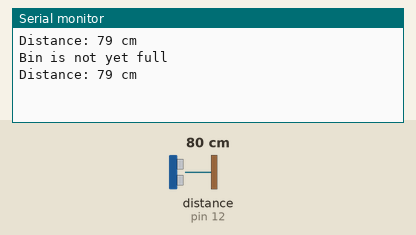
Bench run of a sketch on a simulated Arduino Uno, built with avr-gcc and run on an emulated ATmega328P. Parts: the last lines printed to the serial monitor. Wiring (inferred from the names in the program): ultrasonic range finder: trigger pin 13; echo pin 12. The inputs (shaded band) are chosen by the test bench; at power-on: distance to the obstacle (sensor on pin 12) 80 cm. The echo pulse lasts 58.3 µs per cm.

Above: at 2.8 s.
2.9 s: distance to the obstacle (sensor on pin 12) set to 2 cm
At 5.0 s:
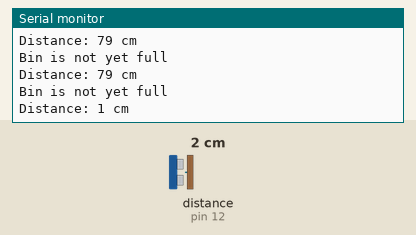
8.9 s: distance to the obstacle (sensor on pin 12) set to 4 cm
At 10.8 s:
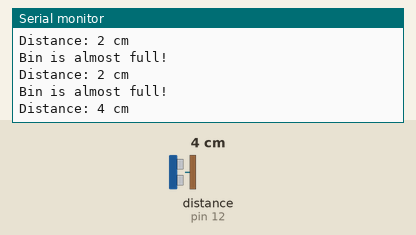
Timing chart, 0 to 12.3 s (numbered marks = the images above; inputs shaded):
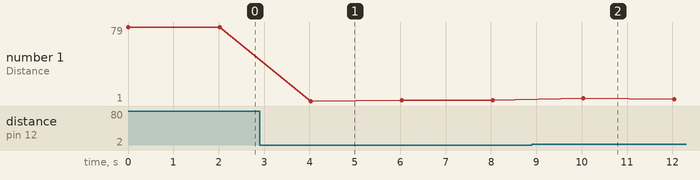

The sketch:

Proximity.ino
```cpp
 #include "PROXIMITY.h"

//Use 5v for sensor
const int trigPin = 13;
const int echoPin = 12;
int ceiling_limit= 10;


PROXIMITY proximity(trigPin, echoPin, ceiling_limit);

void setup() {
  // put your setup code here, to run once:
  Serial.begin(9600);

}

void loop() {
  // put your main code here, to run repeatedly:
  long distance = proximity.get_distance();
  proximity.check_ceiling_limit(distance);
}
```

PROXIMITY.cpp
```cpp
#include "PROXIMITY.h"
#include "Arduino.h"

PROXIMITY::PROXIMITY(int trigPin, int echoPin, int ceiling_limit){
  trig = trigPin;
  echo = echoPin;
  this->ceiling_limit = ceiling_limit;

  pinMode(trig, OUTPUT);
  pinMode(echo, INPUT);
}
// methods or function needs to update
long PROXIMITY::get_distance(){
  digitalWrite(trig, LOW);
  delayMicroseconds(2);
  digitalWrite(trig, HIGH);
  delayMicroseconds(10);
  digitalWrite(trig, LOW);

  // Measure the time it takes for the pulse to return to the echoPin
  long duration = pulseIn(echo, HIGH);
  // Calculate the distance in centimeters
  long distance = duration * 0.0344 / 2;


  Serial.print("Distance: ");
  Serial.print(distance);
  Serial.println(" cm");

  delay(2000);
  return distance;
}

bool PROXIMITY::check_ceiling_limit(long distance){
  if (ceiling_limit > distance){
    Serial.println("Bin is almost full!");
    return true;
  }
  else{
    Serial.println("Bin is not yet full");
    return false;
  }
  ;

}
```

PROXIMITY.h
```cpp
#ifndef PROXIMITY_H
#define PROXIMITY_H

class PROXIMITY {
  private:
    int trig;
    int echo;
    int ceiling_limit;

  public:
    PROXIMITY(int trigPin, int echoPin, int ceiling_limit);

    long get_distance();

    bool check_ceiling_limit(long distance);
};
#endif
```

Measured:
- after the input at 2.9 s, the serial monitor: prints a new line after 1.1 s (image 1)
- after the input at 8.9 s, the serial monitor: prints a new line after 1.1 s (image 2)
- plotted number 1: 79 → 2 after the input at 2.9 s, 2 → 3 after the input at 8.9 s
